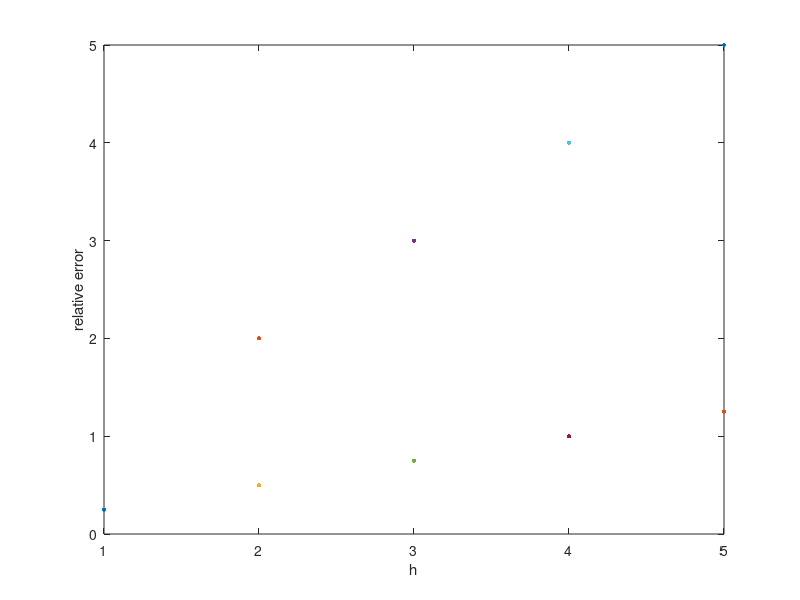
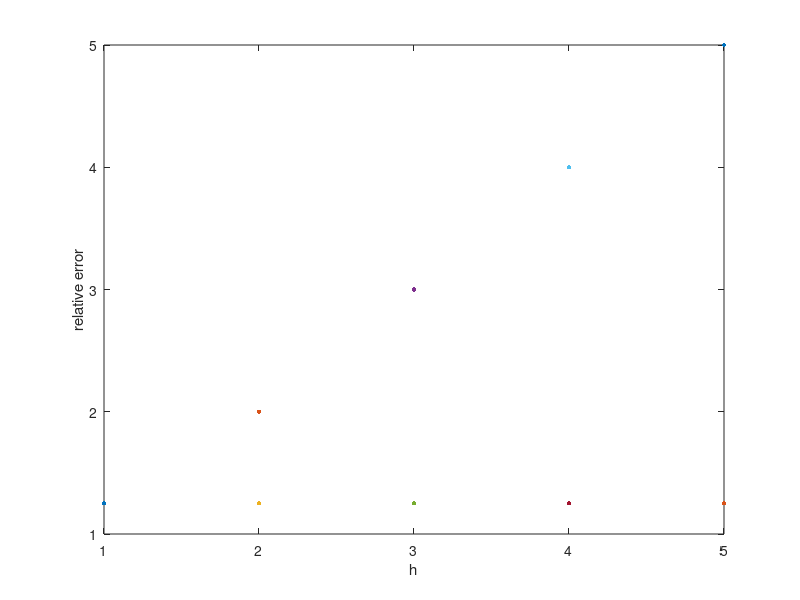

MATLAB code to generate these figures, in order:
clear all
clc
close all

%Discussion Topic 1: Finite precision (fp), round-off error,
%and ways to measure accuracy.

%Today we will be finding out which is the best method for
%evaluating the derivative of a function at a point. 

%1). the function f and the exact derivative
f =@(x) x.^2;
fprime =@(x) 2.*x;

%2). evaluate the derivative at point val
val = 2;

%3). below is an algorithm for evaluating the derivative 
%of a function at a point. The method depends on the 
%parameter h. 
h = 0.25;
fapprox1 = ( f(val+h) - f(val) ) ./ h

%4). Questions:
%   a). What is a good value of h for approximating f'(val)?
% The smaller the h the better
%   b). Is is more accurate to use smaller or larger values of h?
% smaller
%   c). Compute the error (abs & relative) for 5 different
%         h values. 
%   d). Plot the h vs. error (abs & relative, two seperate plots) using log scale. 
%   e). ** Is there a point where small h will lead to larger errorr?

%5). Here is another method for approximating the derivative.
%Note: this is using the same h as method 1.
fapprox2 = ( f(val+h) - f(val-h) ) ./ (2.*h)

%6). Questions:
%   a). For the same value of h, which method is more accurate?
%   b). Do question c from above, use the same 5 values of h.
%   c). Plot the h vs. error for method 2 in the same plot
%       as method 1. Remember to use log scale.
%       Note, you will have 2 plots. 1 for abs error with both methods,
%       and 1 for relative error with both methods.
%   d). How can you use the plot to determine which method is better?

expected = fprime(val);

% rel_1 = abs(fapprox1-expected)
% abs_1 = abs(fapprox1-expected) / abs(expected)
% 
% rel_2 = abs(fapprox2-expected)
% abs_2 = abs(fapprox2-expected) / abs(expected)

figure(1)
for h=1:5
    fapprox1 = ( f(val+h) - f(val) ) ./ h;
    rel_1 = abs(fapprox1-expected);
    abs_1 = abs(fapprox1-expected) / abs(expected);
    plot(h,rel_1,".-",'MarkerSize',10)
    plot(h,abs_1,".-",'MarkerSize',10)
    xlabel("h")
    ylabel("relative error")
    hold on
end
figure(2)
for h=1:5
    fapprox2 = ( f(val+h) - f(val) ) ./ h;
    rel_2 = abs(fapprox2-expected);
    abs_2 = abs(fapprox2-expected) / abs(expected);
    plot(h,rel_2,".-",'MarkerSize',10)
    plot(h,abs_1,".-",'MarkerSize',10)
    xlabel("h")
    ylabel("relative error")
    hold on
end







